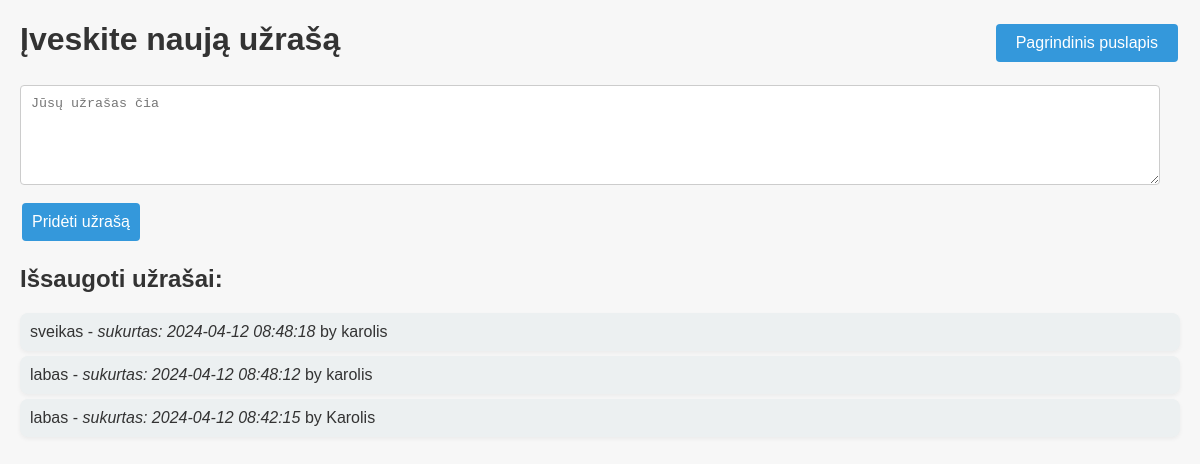
The app's page /uzrasai, older data.
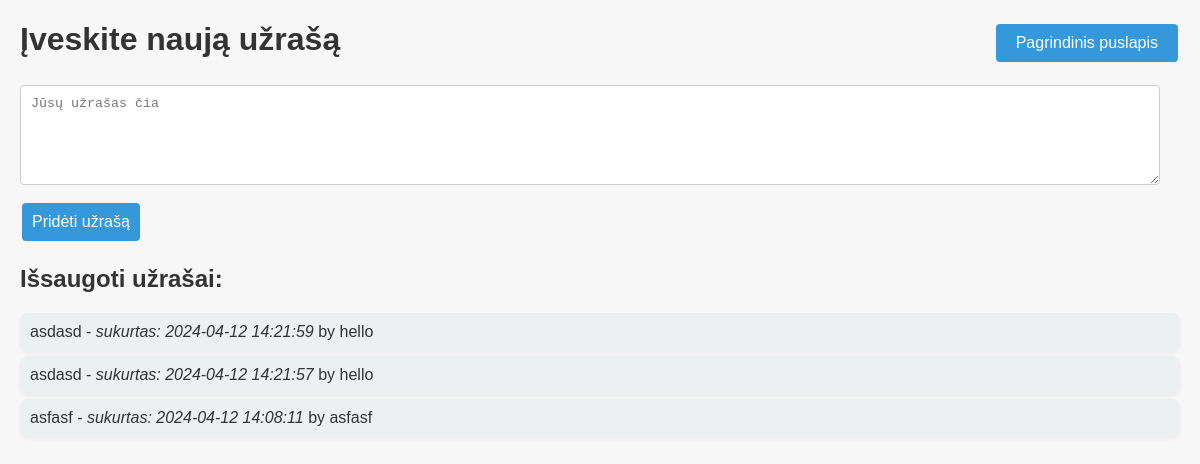
The same page, newer data.
### tables this page shows
CREATE TABLE notes (
    id INTEGER PRIMARY KEY AUTOINCREMENT,
    content TEXT NOT NULL,
    user_name TEXT NOT NULL,
    created_at DATETIME DEFAULT CURRENT_TIMESTAMP,
    FOREIGN KEY (user_name) REFERENCES users(name)
);

### main.py (the view, shortened to what this page needs)
@app.route('/uzrasai', methods=['GET', 'POST'])
def uzrasai():
    db = get_db()
    cur = db.execute('SELECT content, created_at, user_name FROM notes ORDER BY created_at DESC')
    uzrasai_listas = cur.fetchall()
    return render_template('uzrasai.html', uzrasai=uzrasai_listas)

### main.py (called while the page is built)
@app.context_processor
def inject_user():
    user = session.get('username', None)
    return dict(current_user=user)

def get_db():
    db = getattr(g, '_database', None)
    if db is None:
        db = g._database = sqlite3.connect(DATABASE)
        db.row_factory = sqlite3.Row
    return db

@app.teardown_appcontext
def close_connection(exception):
    db = getattr(g, '_database', None)
    if db is not None:
        db.close()

### templates/uzrasai.html (shortened to what this page needs)
<!DOCTYPE html>
<html lang="en">
<head>
    <link rel="stylesheet" href="{{ url_for('static', filename='styles.css') }}">
    <a href="{{ url_for('index') }}" class="main-page-button">Pagrindinis puslapis</a>
</head>
<body>
    <h1>Įveskite naują užrašą</h1>
    <form action="/uzrasai" method="POST">
        <textarea name="uzrasas" required placeholder="Jūsų užrašas čia"></textarea>
        <button type="submit">Pridėti užrašą</button>
    </form>
    <h2>Išsaugoti užrašai:</h2>
    <ul>
        {% for uzrasas in uzrasai %}
            <li>{{ uzrasas.content }} - <em>sukurtas: {{ uzrasas.created_at }}</em> by {{ uzrasas.user_name }}</li>
        {% endfor %}
    </ul>
</body>
</html>

### static/styles.css (style rules this page uses)
body { font-family: 'Arial', sans-serif; margin: 0; padding: 0; background-color: #f7f7f7; color: #333; }
button, input[type="submit"], .main-page-button, .nav-btn { background-color: #3498db; border: none; color: white; padding: 10px 20px; text-align: center; text-decoration: none; display: inline-block; font-size: 16px; margin: 4px 2px; cursor: pointer; border-radius: 4px; transition: background-color 0.2s, box-shadow 0.2s; }
a { color: #3498db; text-decoration: none; }
ul { list-style-type: none; padding: 0; }
li { background-color: #ecf0f1; margin-bottom: 10px; padding: 10px; border-radius: 8px; box-shadow: 0 2px 4px rgba(0,0,0,0.05); }
textarea, input[type="text"] { width: calc(100% - 20px); padding: 10px; margin-top: 5px; margin-bottom: 10px; box-sizing: border-box; border-radius: 4px; border: 1px solid #ccc; }
textarea { height: 100px; resize: vertical; }
.main-page-button { position: absolute; top: 20px; right: 20px; }

### templates/uzrasai.html (style rules this page uses)
body { font-family: Arial, sans-serif; margin: 20px; }
form { margin-bottom: 20px; }
textarea, button { padding: 10px; }
button { cursor: pointer; }
ul { list-style-type: none; padding: 0; }
li { margin: 5px 0; }

Row changes from the older to the newer data that the page shows:
removed notes: content "sveikas", created_at "2024-04-12 08:48:18", user_name "karolis"
removed notes: content "labas", created_at "2024-04-12 08:48:12", user_name "karolis"
removed notes: content "labas", created_at "2024-04-12 08:42:15", user_name "Karolis"
added notes: content "asdasd", created_at "2024-04-12 14:21:59", user_name "hello"
added notes: content "asdasd", created_at "2024-04-12 14:21:57", user_name "hello"
added notes: content "asfasf", created_at "2024-04-12 14:08:11", user_name "asfasf"
